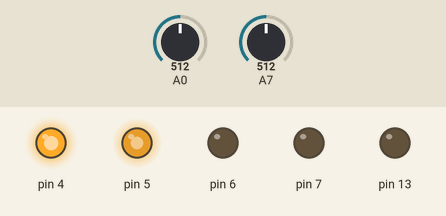
This sketch was run on a simulated Arduino Uno, built with avr-gcc and run on an emulated ATmega328P. Shown: output pins drawn as LEDs (lit = HIGH). The test bench sets the inputs (shaded band); at power-on: A7 = 512, A0 = 512. What the sketch prints to the serial monitor is not drawn.

Above: at 1.2 s.
1.3 s: A7 set to 716
At 2.4 s:
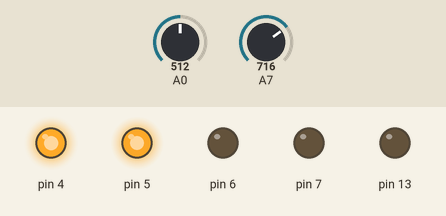
2.9 s: A7 set to 414
At 4.1 s:
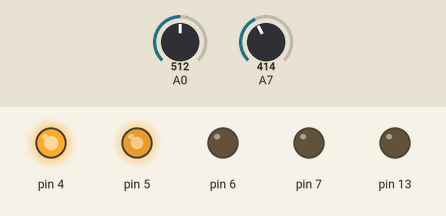
4.5 s: A7 set to 385
At 5.8 s:
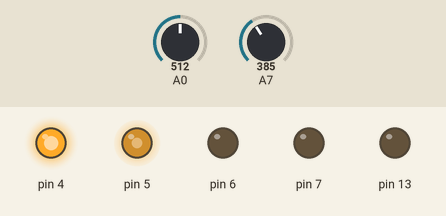
6.1 s: A7 set to 209
7.6 s: A7 set to 187
At 8.4 s:
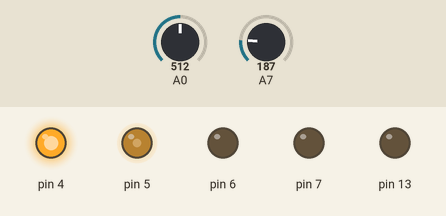
9.2 s: A7 set to 306
At 10.1 s:
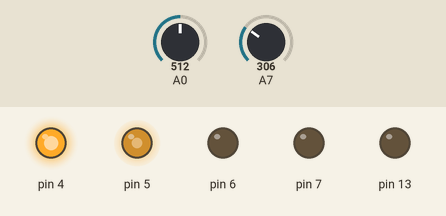
Timing chart, 0 to 11.8 s (numbered marks = the images above; inputs shaded):
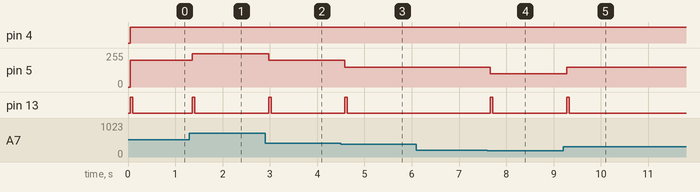

The sketch:

One.ino
```cpp
int adc_key_val[5] ={50, 200, 400, 600, 800 };
int NUM_KEYS = 5;
int adc_key_in;
int key=-1;
int oldkey=-1;
int moveSpeed = 0;

void setup() {
  for(int i=4;i<=7;i++)
    pinMode(i, OUTPUT);
  // put your setup code here, to run once:
  pinMode(13, OUTPUT);
  Serial.begin(115200);
}

void loop() {
  // put your main code here, to run repeatedly:
  Serial.println(analogRead(A0));
  adc_key_in = analogRead(7);
  digitalWrite(13,LOW);
  key = get_key(adc_key_in);  //Call the button judging function.

  if (key != oldkey){   // Get the button pressed
      delay(50);
      adc_key_in = analogRead(7);
      key = get_key(adc_key_in);
      if (key != oldkey)    {
        oldkey = key;
        if (key >=0){
          digitalWrite(13,HIGH);
          switch(key){          // Send messages accordingly.
             case 0:
                    moveSpeed = 50;
                    break;
             case 1:
                    moveSpeed = 100;
                    break;
             case 2:
                    moveSpeed = 150;
                    break;
             case 3:
                    moveSpeed = 200;
                    break;
             case 4:
                    moveSpeed = 250;
                    break;
          }// switch
        }// greater than 1
      }// if not old key
  }// if old key

  advance(moveSpeed);
  delay(50);
}

void advance(char a){
  analogWrite (5,a);      //PWM Speed Control
  digitalWrite(4,HIGH);
}

// To know the pressed button.
int get_key(unsigned int input){
    int k;
    for (k = 0; k < NUM_KEYS; k++){
      if (input < adc_key_val[k]){     // Get the button pressed
            return k;
      }
   }
   if (k >= NUM_KEYS)k = -1;  // No button is pressed.
   return k;
}
```

Measured:
- the behaviour switches between 400 and 399 on A7 (found by bisection; images 2 and 3)
- the behaviour switches between 200 and 199 on A7 (found by bisection; images 3 and 4)
- after the input at 1.3 s, pin 5: 200/255 → 250/255 after 0.06 s; pin 13: LOW → HIGH after 0.06 s, → LOW 0.05 s later
- after the input at 2.9 s, pin 5: 250/255 → 200/255 after 0.07 s; pin 13: LOW → HIGH after 0.07 s, → LOW 0.05 s later
- after the input at 4.5 s, pin 5: 200/255 → 150/255 after 0.09 s; pin 13: LOW → HIGH after 0.09 s, → LOW 0.05 s later
- after the input at 6.1 s, every drawn part: stays the same
- after the input at 7.6 s, pin 5: 150/255 → 100/255 after 0.06 s; pin 13: LOW → HIGH after 0.06 s, → LOW 0.05 s later
- after the input at 9.2 s, pin 5: 100/255 → 150/255 after 0.08 s; pin 13: LOW → HIGH after 0.08 s, → LOW 0.05 s later
